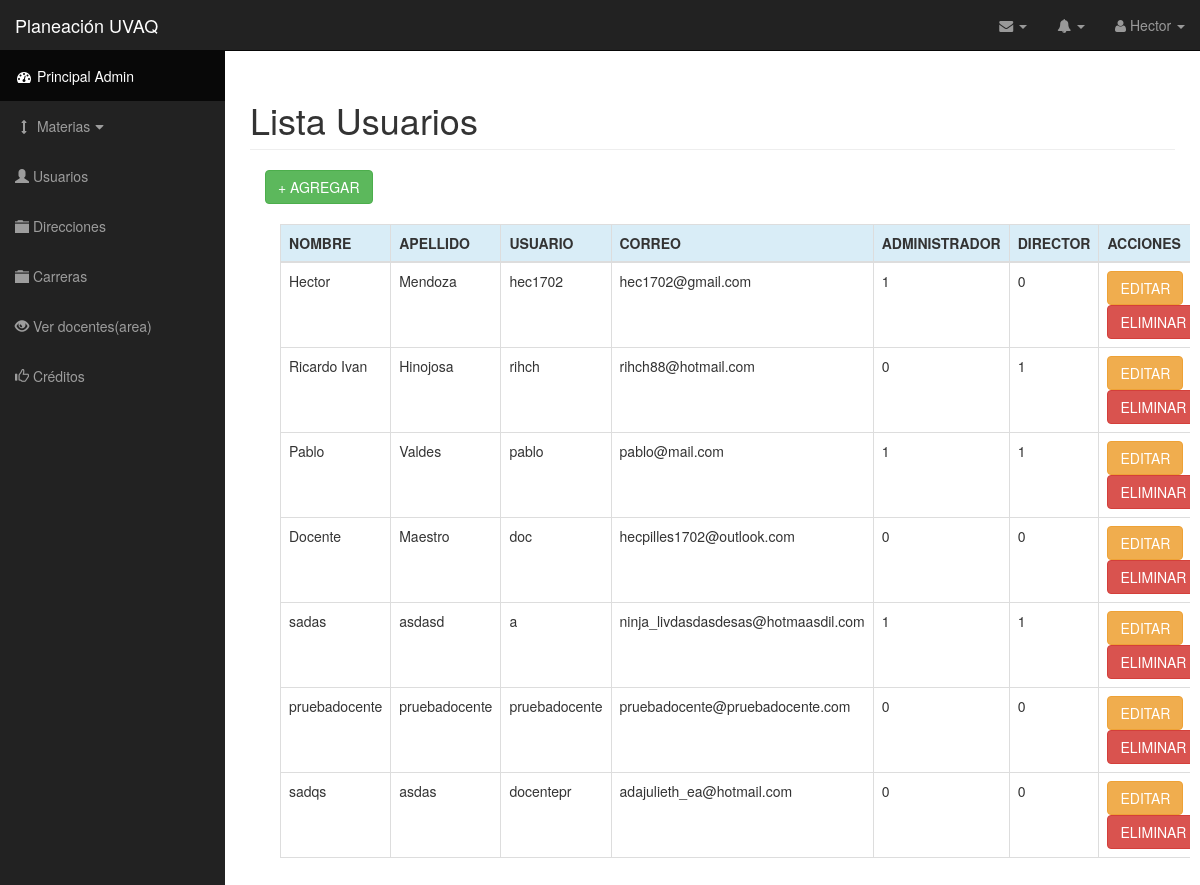
Page /usuariosAdmin.php (signed in) on the committed database.
### tables this page shows
CREATE TABLE `usuarios` (
  `id_usuario` int(11) NOT NULL,
  `usuario` varchar(20) NOT NULL,
  `nombre` varchar(40) NOT NULL,
  `apellido` varchar(40) NOT NULL,
  `pass` varchar(40) NOT NULL,
  `correo` varchar(50) NOT NULL,
  `grado_academ` varchar(50) NOT NULL,
  `formacion` varchar(40) NOT NULL,
  `admin` int(1) NOT NULL,
  `director` int(11) NOT NULL,
  `id_director` int(11) NOT NULL
);

### usuariosAdmin.php (the view, shortened to what this page needs)
<?php include('conect.php'); ?>
<!DOCTYPE html>
<html lang="en">
    <?php include('head.php'); ?>
    <body>
        <div id="wrapper">
            <nav class="navbar navbar-inverse navbar-fixed-top" role="navigation">
                <?php include("navbarHeader.php"); include("sidebar.php"); ?>
            </nav>
            <div id="page-wrapper">
                <div class="container-fluid table-responsive">
                    <h1 class="page-header">
                    Lista Usuarios
                    </h1>
                    <div class="col-md-12">
                        <?php
                        $sql = mysqli_query($link, "SELECT * FROM usuarios");
                        ?>
                        <a href="#agregarUsr" class="btn btn-success" data-toggle="modal">+ AGREGAR</a><br><br>
                        <div class="col-lg-10 col-md-10 col-sm-12 col-xs-12">
                            <table class="table table-hover table-bordered table-responsive">
                                <thead>
                                    <tr class="info">
                                        <th>NOMBRE</th>
                                        <th>APELLIDO</th>
                                        <th>USUARIO</th>
                                        <th>CORREO</th>
                                        <th>ADMINISTRADOR</th>
                                        <th>DIRECTOR</th>
                                        <th>ACCIONES</th>
                                    </tr>
                                </thead>
                                <tbody>
                                   <?php while ($row = mysqli_fetch_row($sql)) {
                                    ?>
                                    <tr>
                                        <td><?php echo $row[2]; ?></td>
                                        <td><?php echo $row[3]; ?></td>
                                        <td><?php echo $row[1]; ?></td>
                                        <td><?php echo $row[5]; ?></td>
                                        <td><?php echo $row[8]; ?></td>
                                        <td><?php echo $row[9]; ?></td>
                                        <td><input type="button" name="viewRef" id="<?php echo $row[0]; ?>" class="edit_data btn btn-warning" value="EDITAR"><a href="eliminarUsr.php?id_usuario=<?php echo $row[0]; ?>" class="btn btn btn-danger">ELIMINAR</a></td>
                                        </tr>
                                    <?php
                                    } ?>
                                </tbody>
                            </table>
                        </div>
                    </div>
                </div>
            </div>
        </div>
    </body>
</html>

### navbarHeader.php (shortened to what this page needs)
<?php
$sql = "SELECT nombre FROM usuarios WHERE id_usuario = $_SESSION[id_usuario]";
$res= @mysql_query($sql) or die(mysql_error());
$data = mysql_fetch_assoc($res);
?>
<div class="navbar-header">
    <a class="navbar-brand" href="index.php">Planeación UVAQ</a>
</div>
<ul class="nav navbar-right top-nav">
    <li class="dropdown">
        <a href="#" class="dropdown-toggle" data-toggle="dropdown"><i class="fa fa-envelope"></i> <b class="caret"></b></a>
    </li>
    <li class="dropdown">
        <a href="#" class="dropdown-toggle" data-toggle="dropdown"><i class="fa fa-bell"></i> <b class="caret"></b></a>
    </li>
    <li class="dropdown">
        <a href="#" class="dropdown-toggle" data-toggle="dropdown"><i class="fa fa-user"></i> <?php echo $data['nombre']; ?> <b class="caret"></b></a>
    </li>
</ul>

### css/sb-admin.css (style rules this page uses)
body { margin-top: 100px; background-color: #222; }
@media (min-width:768px) { body { margin-top: 50px; } }
#wrapper { padding-left: 0; }
#page-wrapper { width: 100%; padding: 0; background-color: #fff; }
@media (min-width:768px) { #wrapper { padding-left: 225px; } }
@media (min-width:768px) { #page-wrapper { padding: 10px; } }
.top-nav { padding: 0 15px; }
.top-nav>li { display: inline-block; float: left; }
.top-nav>li>a { padding-top: 15px; padding-bottom: 15px; line-height: 20px; color: #999; }

### rows in the picture
usuarios: nombre "Hector", apellido "Mendoza", usuario "hec1702", correo "hec1702@gmail.com", admin "1", director "0"
usuarios: nombre "Ricardo Ivan", apellido "Hinojosa", usuario "rihch", correo "rihch88@hotmail.com", admin "0", director "1"
usuarios: nombre "Pablo", apellido "Valdes", usuario "pablo", correo "pablo@mail.com", admin "1", director "1"
usuarios: nombre "Docente", apellido "Maestro", usuario "doc", correo "hecpilles1702@outlook.com", admin "0", director "0"
usuarios: nombre "sadas", apellido "asdasd", usuario "a", correo "ninja_livdasdasdesas@hotmaasdil.com", admin "1", director "1"
usuarios: nombre "pruebadocente", apellido "pruebadocente", usuario "pruebadocente", correo "pruebadocente@pruebadocente.com", admin "0", director "0"
usuarios: nombre "sadqs", apellido "asdas", usuario "docentepr", correo "adajulieth_ea@hotmail.com", admin "0", director "0"
